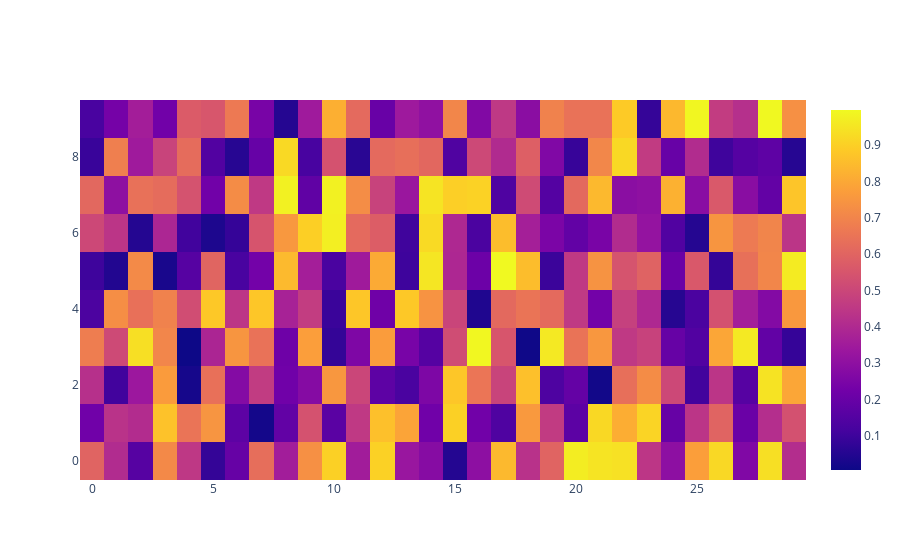

Source (notebook cell):
### Code cell
#heatmaps in plotly
data=np.random.rand(10,30)
heatmap=go.Heatmap(z=data)
fig=go.Figure(data=heatmap)
fig.show()

### Figure 1 — Plotly figure (JSON) as saved in the notebook; plotly's stock layout.template omitted (floating-point values rounded to 4 significant figures; data arrays with more than 128 entries replaced by an {"elided": "..."} marker saying what was removed)
{"data": [{"type": "heatmap", "z": {"elided": "10x30 float values"}}], "layout": {}}
